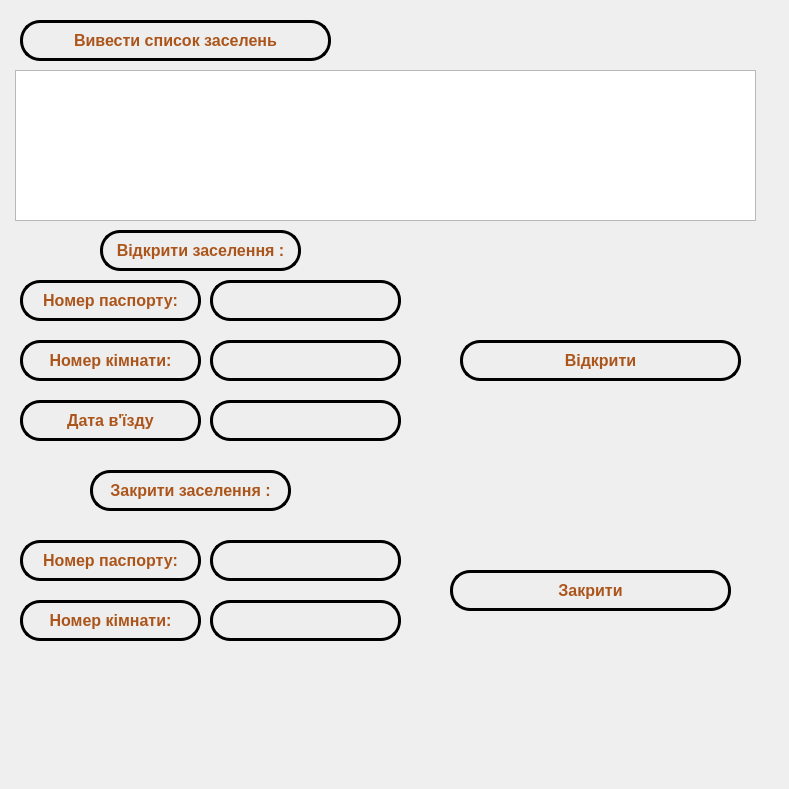
   <widget class="QWidget" name="tab_7">
    <attribute name="title">
     <string>Список заселень</string>
    </attribute>
    <widget class="QLabel" name="label_9">
     <property name="geometry">
      <rect>
       <x>0</x>
       <y>0</y>
       <width>780</width>
       <height>780</height>
      </rect>
     </property>
     <property name="text">
      <string/>
     </property>
     <property name="pixmap">
      <pixmap>../../OneDrive/Files/programmer/python/Cursach/img/admin.jpg</pixmap>
     </property>
     <property name="scaledContents">
      <bool>true</bool>
     </property>
    </widget>
    <widget class="QTableWidget" name="table_settlement">
     <property name="geometry">
      <rect>
       <x>15</x>
       <y>70</y>
       <width>741</width>
       <height>151</height>
      </rect>
     </property>
     <property name="styleSheet">
      <string notr="true">QTableWidget {color: rgb(172, 85, 27);font-size: 24px;} QTableWidget::item {font-weight: bold;}</string>
     </property>
    </widget>
    <widget class="QPushButton" name="tab_6_show_table_settlement_butt">
     <property name="geometry">
      <rect>
       <x>20</x>
       <y>20</y>
       <width>311</width>
       <height>41</height>
      </rect>
     </property>
     <property name="font">
      <font>
       <pointsize>12</pointsize>
       <weight>75</weight>
       <bold>true</bold>
      </font>
     </property>
     <property name="styleSheet">
      <string notr="true">QPushButton {
    color: rgb(172, 85, 27);
    border: 3px solid bleak;
    border-radius: 20px;
    background-color: rgb(238, 238, 238);
    text-align: center; /* Выравнивание текста по центру по вертикали */
    padding: 0; /* Удаление внутренних отступов */
}

QPushButton:hover {
    background-color: white;
}
</string>
     </property>
     <property name="text">
      <string>Вивести список заселень</string>
     </property>
    </widget>
    <widget class="QLineEdit" name="tab_6_passport_on_sett">
     <property name="geometry">
      <rect>
       <x>210</x>
       <y>280</y>
       <width>191</width>
       <height>41</height>
      </rect>
     </property>
     <property name="font">
      <font>
       <pointsize>12</pointsize>
       <weight>75</weight>
       <bold>true</bold>
      </font>
     </property>
     <property name="styleSheet">
      <string notr="true">color: rgb(172, 85, 27) ;
border: 3px solid bleak;
border-radius: 20px;
background-color: rgb(238, 238, 238);
</string>
     </property>
     <property name="alignment">
      <set>Qt::AlignCenter</set>
     </property>
    </widget>
    <widget class="QLabel" name="label_21">
     <property name="geometry">
      <rect>
       <x>20</x>
       <y>280</y>
       <width>181</width>
       <height>41</height>
      </rect>
     </property>
     <property name="font">
      <font>
       <pointsize>12</pointsize>
       <weight>75</weight>
       <bold>true</bold>
      </font>
     </property>
     <property name="styleSheet">
      <string notr="true">color: rgb(172, 85, 27) ;
border: 3px solid bleak;
border-radius: 20px;
background-color: rgb(238, 238, 238);</string>
     </property>
     <property name="text">
      <string>Номер паспорту:</string>
     </property>
     <property name="alignment">
      <set>Qt::AlignCenter</set>
     </property>
    </widget>
    <widget class="QPushButton" name="tab_6_on_sett_butt">
     <property name="enabled">
      <bool>false</bool>
     </property>
     <property name="geometry">
      <rect>
       <x>460</x>
       <y>340</y>
       <width>281</width>
       <height>41</height>
      </rect>
     </property>
     <property name="font">
      <font>
       <pointsize>12</pointsize>
       <weight>75</weight>
       <bold>true</bold>
      </font>
     </property>
     <property name="styleSheet">
      <string notr="true">QPushButton {
    color: rgb(172, 85, 27);
    border: 3px solid bleak;
    border-radius: 20px;
    background-color: rgb(238, 238, 238);
    text-align: center; /* Выравнивание текста по центру по вертикали */
    padding: 0; /* Удаление внутренних отступов */
}

QPushButton:hover {
    background-color: white;
}
</string>
     </property>
     <property name="text">
      <string>Відкрити</string>
     </property>
    </widget>
    <widget class="QLabel" name="label_22">
     <property name="geometry">
      <rect>
       <x>100</x>
       <y>230</y>
       <width>201</width>
       <height>41</height>
      </rect>
     </property>
     <property name="font">
      <font>
       <pointsize>12</pointsize>
       <weight>75</weight>
       <bold>true</bold>
      </font>
     </property>
     <property name="styleSheet">
      <string notr="true">color: rgb(172, 85, 27) ;
border: 3px solid bleak;
border-radius: 20px;
background-color: rgb(238, 238, 238);</string>
     </property>
     <property name="text">
      <string>Відкрити заселення :</string>
     </property>
     <property name="alignment">
      <set>Qt::AlignCenter</set>
     </property>
    </widget>
    <widget class="QLineEdit" name="tab_6_room_num_on_sett">
     <property name="geometry">
      <rect>
       <x>210</x>
       <y>340</y>
       <width>191</width>
       <height>41</height>
      </rect>
     </property>
     <property name="font">
      <font>
       <pointsize>12</pointsize>
       <weight>75</weight>
       <bold>true</bold>
      </font>
     </property>
     <property name="styleSheet">
      <string notr="true">color: rgb(172, 85, 27) ;
border: 3px solid bleak;
border-radius: 20px;
background-color: rgb(238, 238, 238);
</string>
     </property>
     <property name="alignment">
      <set>Qt::AlignCenter</set>
     </property>
    </widget>
    <widget class="QLabel" name="label_23">
     <property name="geometry">
      <rect>
       <x>20</x>
       <y>340</y>
       <width>181</width>
       <height>41</height>
      </rect>
     </property>
     <property name="font">
      <font>
       <pointsize>12</pointsize>
       <weight>75</weight>
       <bold>true</bold>
      </font>
     </property>
     <property name="styleSheet">
      <string notr="true">color: rgb(172, 85, 27) ;
border: 3px solid bleak;
border-radius: 20px;
background-color: rgb(238, 238, 238);</string>
     </property>
     <property name="text">
      <string>Номер кімнати:</string>
     </property>
     <property name="alignment">
      <set>Qt::AlignCenter</set>
     </property>
    </widget>
    <widget class="QLineEdit" name="tab_6_data_in">
     <property name="geometry">
      <rect>
       <x>210</x>
       <y>400</y>
       <width>191</width>
       <height>41</height>
      </rect>
     </property>
     <property name="font">
      <font>
       <pointsize>12</pointsize>
       <weight>75</weight>
       <bold>true</bold>
      </font>
     </property>
     <property name="styleSheet">
      <string notr="true">color: rgb(172, 85, 27) ;
border: 3px solid bleak;
border-radius: 20px;
background-color: rgb(238, 238, 238);
</string>
     </property>
     <property name="alignment">
      <set>Qt::AlignCenter</set>
     </property>
    </widget>
    <widget class="QLabel" name="label_24">
     <property name="geometry">
      <rect>
       <x>20</x>
       <y>400</y>
       <width>181</width>
       <height>41</height>
      </rect>
     </property>
     <property name="font">
      <font>
       <pointsize>12</pointsize>
       <weight>75</weight>
       <bold>true</bold>
      </font>
     </property>
     <property name="styleSheet">
      <string notr="true">color: rgb(172, 85, 27) ;
border: 3px solid bleak;
border-radius: 20px;
background-color: rgb(238, 238, 238);</string>
     </property>
     <property name="text">
      <string>Дата в'їзду</string>
     </property>
     <property name="alignment">
      <set>Qt::AlignCenter</set>
     </property>
    </widget>
    <widget class="QLineEdit" name="tab_6_room_num_close_sett">
     <property name="geometry">
      <rect>
       <x>210</x>
       <y>600</y>
       <width>191</width>
       <height>41</height>
      </rect>
     </property>
     <property name="font">
      <font>
       <pointsize>12</pointsize>
       <weight>75</weight>
       <bold>true</bold>
      </font>
     </property>
     <property name="styleSheet">
      <string notr="true">color: rgb(172, 85, 27) ;
border: 3px solid bleak;
border-radius: 20px;
background-color: rgb(238, 238, 238);
</string>
     </property>
     <property name="alignment">
      <set>Qt::AlignCenter</set>
     </property>
    </widget>
    <widget class="QLineEdit" name="tab_6_passport_close_sett">
     <property name="geometry">
      <rect>
       <x>210</x>
       <y>540</y>
       <width>191</width>
       <height>41</height>
      </rect>
     </property>
     <property name="font">
      <font>
       <pointsize>12</pointsize>
       <weight>75</weight>
       <bold>true</bold>
      </font>
     </property>
     <property name="styleSheet">
      <string notr="true">color: rgb(172, 85, 27) ;
border: 3px solid bleak;
border-radius: 20px;
background-color: rgb(238, 238, 238);
</string>
     </property>
     <property name="alignment">
      <set>Qt::AlignCenter</set>
     </property>
    </widget>
    <widget class="QLabel" name="label_26">
     <property name="geometry">
      <rect>
       <x>20</x>
       <y>540</y>
       <width>181</width>
       <height>41</height>
      </rect>
     </property>
     <property name="font">
      <font>
       <pointsize>12</pointsize>
       <weight>75</weight>
       <bold>true</bold>
      </font>
     </property>
     <property name="styleSheet">
      <string notr="true">color: rgb(172, 85, 27) ;
border: 3px solid bleak;
border-radius: 20px;
background-color: rgb(238, 238, 238);</string>
     </property>
     <property name="text">
      <string>Номер паспорту:</string>
     </property>
     <property name="alignment">
      <set>Qt::AlignCenter</set>
     </property>
    </widget>
    <widget class="QLabel" name="label_27">
     <property name="geometry">
      <rect>
       <x>20</x>
       <y>600</y>
       <width>181</width>
       <height>41</height>
      </rect>
     </property>
     <property name="font">
      <font>
       <pointsize>12</pointsize>
       <weight>75</weight>
       <bold>true</bold>
      </font>
     </property>
     <property name="styleSheet">
      <string notr="true">color: rgb(172, 85, 27) ;
border: 3px solid bleak;
border-radius: 20px;
background-color: rgb(238, 238, 238);</string>
     </property>
     <property name="text">
      <string>Номер кімнати:</string>
     </property>
     <property name="alignment">
      <set>Qt::AlignCenter</set>
     </property>
    </widget>
    <widget class="QPushButton" name="tab_6_close_sett_butt">
     <property name="enabled">
      <bool>false</bool>
     </property>
     <property name="geometry">
      <rect>
       <x>450</x>
       <y>570</y>
       <width>281</width>
       <height>41</height>
      </rect>
     </property>
     <property name="font">
      <font>
       <pointsize>12</pointsize>
       <weight>75</weight>
       <bold>true</bold>
      </font>
     </property>
     <property name="styleSheet">
      <string notr="true">QPushButton {
    color: rgb(172, 85, 27);
    border: 3px solid bleak;
    border-radius: 20px;
    background-color: rgb(238, 238, 238);
    text-align: center; /* Выравнивание текста по центру по вертикали */
    padding: 0; /* Удаление внутренних отступов */
}

QPushButton:hover {
    background-color: white;
}
</string>
     </property>
     <property name="text">
      <string>Закрити</string>
     </property>
    </widget>
    <widget class="QLabel" name="label_28">
     <property name="geometry">
      <rect>
       <x>90</x>
       <y>470</y>
       <width>201</width>
       <height>41</height>
      </rect>
     </property>
     <property name="font">
      <font>
       <pointsize>12</pointsize>
       <weight>75</weight>
       <bold>true</bold>
      </font>
     </property>
     <property name="styleSheet">
      <string notr="true">color: rgb(172, 85, 27) ;
border: 3px solid bleak;
border-radius: 20px;
background-color: rgb(238, 238, 238);</string>
     </property>
     <property name="text">
      <string>Закрити заселення :</string>
     </property>
     <property name="alignment">
      <set>Qt::AlignCenter</set>
     </property>
    </widget>
   </widget>
